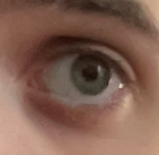
#> input picture EYE.png, 159 x 155 px
$ python script.py
#> lines starting #> are read from the running program, lines starting #| are printed output that depends on the picture; after the words box and inside, x2 and y2 are one past the last pixel; in counts of white or black regions, pixels touching at a corner belong together; long printed decimals are rounded
### components/pupil_detection.py
import numpy as np
import cv2
from math import sqrt
from queue import *

GRADIENT_THRESHOLD_VALUE = 10
BLUR_SIZE = 5
POSTPROCESSING_THRESHOLD_VALUE = 0.9
MAX_EYE_SIZE=10


class PupilDetection():
    def __init__(self, postprocessing=False) -> None:
        self.postprocessing = postprocessing
        pass

    def _test_possible_centers(self, x, y, gx, gy, out, weight):
        rows, cols = out.shape
        for row in range (rows):
            for col in range(cols):
                dx, dy = x-col, y-row

                if dx==0 and dy==0:
                    continue

                magnitude = sqrt((dx*dx)+(dy*dy))
                dx = dx/magnitude
                dy = dy/magnitude

                dot_product = max(0.0, dx * gx + dy * gy)

                out[row][col] += dot_product * dot_product * weight[row][col]

    def _get_magnitude_matrix(self, mat_x,mat_y):
        rows, cols, = np.shape(mat_x)
        matrix = np.zeros((rows,cols), dtype=np.float32)
        for row in range(rows):
            for col in range(cols):
                gx = mat_x[row][col]
                gy = mat_y[row][col]
                matrix[row][col]=sqrt((gx*gx)+(gy*gy))
        return matrix

    def _compute_dynamic_threshold(self, magnitude_matrix):
        (meanMagnGrad, meanMagnGrad) = cv2.meanStdDev(magnitude_matrix)
        stdDev=meanMagnGrad[0]/sqrt(magnitude_matrix.shape[0]*magnitude_matrix.shape[1])
        return GRADIENT_THRESHOLD_VALUE*stdDev+meanMagnGrad[0]

    # [34 lines left out: functions _flood_should_push_point, _flood_kill_edges, not called in this run]

    def _compute_gradient(self, img):
        out = np.zeros((img.shape[0],img.shape[1]),dtype=np.float32)
        if img.shape[0] < 2 or img.shape[1] < 2:
            print("EYES too small")
            return out
        for y in range(0,out.shape[0]):
            out[y][0]=img[y][1]-img[y][0]
            for x in range(1,out.shape[1]-1):
                out[y][x]=(img[y][x+1]-img[y][x-1])/2.0
            out[y][out.shape[1]-1]=img[y][out.shape[1]-1]-img[y][out.shape[1]-2]
        return out

    def detect_pupil (self, eye_image):
        if (len(eye_image.shape) <= 0 or eye_image.shape[0] <= 0 or eye_image.shape[1] <= 0):
            return (0, 0)
        eye_image = eye_image.astype(np.float32)
        scale_value=1.0
        if(eye_image.shape[0] > MAX_EYE_SIZE or eye_image.shape[1] > MAX_EYE_SIZE):
            scale_value=max(MAX_EYE_SIZE/float(eye_image.shape[0]),MAX_EYE_SIZE/float(eye_image.shape[1]))
            eye_image=cv2.resize(eye_image,None, fx=scale_value,fy= scale_value, interpolation = cv2.INTER_AREA)


        # compute gradient for each point
        grad_arr_x = self._compute_gradient(eye_image)
        grad_arr_y = np.transpose(self._compute_gradient(np.transpose(eye_image)))

        magnitude_matrix = self._get_magnitude_matrix(grad_arr_x, grad_arr_y)
        # find a threshold, element below that will be put to 0, scaled otherwise
        gradient_threshold = self._compute_dynamic_threshold(magnitude_matrix)

        for y in range(eye_image.shape[0]):
            for x in range(eye_image.shape[1]):
                if(magnitude_matrix[y][x]>gradient_threshold):
                    grad_arr_x[y][x]=grad_arr_x[y][x]/magnitude_matrix[y][x]
                    grad_arr_y[y][x]=grad_arr_y[y][x]/magnitude_matrix[y][x]
                else:
                    grad_arr_x[y][x]=0.0
                    grad_arr_y[y][x]=0.0

        #create weights
        weight = cv2.GaussianBlur(eye_image, (BLUR_SIZE, BLUR_SIZE), 0)

        # invert the weight matrix
        for y in range(weight.shape[0]):
            for x in range(weight.shape[1]):
                weight[y][x] = 255-weight[y][x]

        out_sum = np.zeros((eye_image.shape[0],eye_image.shape[1]), dtype=np.float32)
        out_sum_rows, out_sum_cols = np.shape(out_sum)

        # test every possible center
        for row in range (out_sum_rows):
            for col in range (out_sum_cols):
                gx = grad_arr_x[row][col]
                gy = grad_arr_y[row][col]
                if gx==0.0 and gy==0:
                    continue
                self._test_possible_centers(col, row, gx, gy, out_sum, weight)

        num_gradients = weight.shape[0]*weight.shape[1]
        out= np.divide(out_sum, num_gradients*10)

        _, max_val, _, max_p = cv2.minMaxLoc(out)


        #post_processing
        if self.postprocessing:
            flood_threshold = max_val*POSTPROCESSING_THRESHOLD_VALUE
            ret, flood_clone = cv2.threshold(out, flood_threshold, 0.0, cv2.THRESH_TOZERO)
            mask = self._flood_kill_edges(flood_clone)
            _, max_val, _, max_p = cv2.minMaxLoc(out, mask)

        max_p=(int(max_p[0]/scale_value),int(max_p[1]/scale_value))
        return max_p


### script.py
from components.pupil_detection import PupilDetection
import cv2


import cv2
import numpy as np
import math
import time
from queue import *

# test a possible center (x,y) are coors of possible
# center and gx and gy are the x and y components
# of the gradient of some other point x.
K_WEIGHT_DIVISOR = 1.0
K_FAST_WIDTH = 50
K_GRADIENT_THRESHOLD = 50.0
K_WEIGHT_BLUR_SIZE = 5
K_THRESHOLD_VALUE = 0.60
K_ENABLE_WEIGHT = True
K_POST_PROCESSING = True

# Helpers
def unscale_point(p, orig):
    px, py = p
    height, width = orig.shape
    ratio = K_FAST_WIDTH/width
    x = int(round(px / ratio))
    y = int(round(py / ratio))
    return (x,y)


def scale_to_fast_size(src):
    rows, cols = src.shape
    return cv2.resize(src, (K_FAST_WIDTH, int((K_FAST_WIDTH / cols) * rows)))


def test_possible_centers_formula(x, y, weight, gx, gy, arr):
    rows, cols = np.shape(arr)
    for cy in range(rows):
        for cx in range(cols):
            if x == cx and y == cy:
                continue
            dx = x - cx
            dy = y - cy

            magnitude = math.sqrt((dx * dx) + (dy * dy))
            dx = dx / magnitude
            dy = dy / magnitude
            dot_product = dx * gx + dy * gy
            dot_product = max(0.0, dot_product)
            if K_ENABLE_WEIGHT == True:
                arr[cy][cx] += dot_product * dot_product * (weight[cy][cx]/K_WEIGHT_DIVISOR)
            else:
                arr[cy][cx] += dot_product * dot_product
    return arr


def matrix_magnitude(mat_x, mat_y):
    rows, cols = np.shape(mat_x)
    res_arr = np.zeros((rows, cols))
    for y in range(rows):
        for x in range(cols):
            gX = mat_x[y][x]
            gY = mat_y[y][x]
            magnitude = math.sqrt((gX * gX) + (gY * gY))
            res_arr[y][x] = magnitude
    return res_arr


def compute_dynamic_threshold(mags_mat, std_dev_factor):
    mean_magn_grad, std_magn_grad = cv2.meanStdDev(mags_mat)
    rows, cols = np.shape(mags_mat)
    stddev = std_magn_grad[0] / math.sqrt(rows * cols)
    return std_dev_factor * stddev + mean_magn_grad[0]


def flood_should_push_point(dir, mat):
    px, py = dir
    rows, cols = np.shape(mat)
    if px >= 0 and px < cols and py >= 0 and py < rows:
        return True
    else:
        return False


def flood_kill_edges(mat):
    rows, cols = np.shape(mat)
    cv2.rectangle(mat, (0,0), (cols, rows), 255)
    mask = np.ones((rows, cols), dtype=np.uint8)
    mask = mask * 255
    to_do = Queue()
    to_do.put((0,0))
    while to_do.qsize() > 0:
        px,py = to_do.get()
        if mat[py][px] == 0:
            continue
        right = (px + 1, py)
        if flood_should_push_point(right, mat):
            to_do.put(right)
        left = (px - 1, py)
        if flood_should_push_point(left, mat):
            to_do.put(left)
        down = (px, py + 1)
        if flood_should_push_point(down, mat):
            to_do.put(down)
        top = (px, py - 1)
        if flood_should_push_point(top, mat):
            to_do.put(top)
        mat[py][px] = 0.0
        mask[py][px] = 0
    return mask


def compute_mat_x_gradient(mat):
    rows, cols = mat.shape
    out = np.zeros((rows, cols), dtype='float64')
    mat = mat.astype(float)
    for y in range(rows):
        out[y][0] = mat[y][1] - mat[y][1]
        for x in range(cols - 1):
            out[y][x] = (mat[y][x+1] - mat[y][x-1])/2.0
        out[y][cols - 1] = (mat[y][cols - 1] - mat[y][cols - 2])
    return out


def find_eye_center(img):
    # get row and column lengths
    rows, cols = np.asarray(img).shape

    # scale down eye image to manageable size
    resized = scale_to_fast_size(img)
    print(resized)
    resized_arr = np.asarray(resized)
    res_rows, res_cols = np.shape(resized_arr)

    # compute gradients for x and y components of each point
    grad_arr_x =(resized_arr)
    grad_arr_y = np.transpose(compute_mat_x_gradient(np.transpose(resized_arr)))

    # create a matrix composed of the magnitudes of the x and y gradients
    mags_mat = matrix_magnitude(grad_arr_x, grad_arr_y)
    print(mags_mat)
    # find a threshold value to get rid gradients that are below gradient threshold
    gradient_threshold = compute_dynamic_threshold(mags_mat, K_GRADIENT_THRESHOLD)
    # and now set those gradients to 0 if < gradient threshold and scale down other
    # gradients
    print(gradient_threshold)
    for y in range(res_rows):
        for x in range(res_cols):
            gX = grad_arr_x[y][x]
            gY = grad_arr_y[y][x]
            mag = mags_mat[y][x]
            if mag > gradient_threshold:
                grad_arr_x[y][x] = gX/mag
                grad_arr_y[y][x] = gY/mag
            else:
                grad_arr_x[y][x] = 0.0
                grad_arr_y[y][x] = 0.0

    # create a weighted image that has a gausian blur
    weight = cv2.GaussianBlur(resized, (K_WEIGHT_BLUR_SIZE, K_WEIGHT_BLUR_SIZE), 0, 0)
    weight_arr = np.asarray(weight)
    weight_rows, weight_cols = np.shape(weight_arr)
    # invert the weight matrix
    for y in range(weight_rows):
        for x in range(weight_cols):
            weight_arr[y][x] = 255-weight_arr[y][x]

    # create a matrix to store the results from test_possible_centers_formula
    out_sum = np.zeros((res_rows, res_cols))
    out_sum_rows, out_sum_cols = np.shape(out_sum)

    # call test_possible_centers for each point
    for y in range(weight_rows):
        for x in range(weight_cols):
            gX = grad_arr_x[y][x]
            gY = grad_arr_y[y][x]
            if gX == 0.0 and gY == 0.0:
                continue
            test_possible_centers_formula(x, y, weight_arr, gX, gY, out_sum)
    # average all values in out_sum and convert to float32. assign to 'out' matrix
    num_gradients = weight_rows * weight_cols
    out = out_sum.astype(np.float32)*(1/num_gradients)
    _, max_val, _, max_p = cv2.minMaxLoc(out)
    if K_POST_PROCESSING == True:
        flood_thresh = max_val * K_THRESHOLD_VALUE
        retval, flood_clone = cv2.threshold(out, flood_thresh, 0.0, cv2.THRESH_TOZERO)
        mask = flood_kill_edges(flood_clone)
        _, max_val, _, max_p = cv2.minMaxLoc(out, mask)

    x, y = unscale_point(max_p, img)
    return x,y


pupilDetection = PupilDetection()

img = cv2.imread('EYE.png',0)
#> img: shape (155, 159); min 16, max 221, mean 102.9
center = pupilDetection.detect_pupil(img)
#> in _compute_dynamic_threshold, `(meanMagnGrad, meanMagnGrad) = cv2.meanStdDev(magnitude_matrix)`: meanMagnGrad = [13.02]
#> in _compute_dynamic_threshold, `stdDev=meanMagnGrad[0]/sqrt(magnitude_matrix.shape[0]*magnitude_matrix..`: stdDev = [1.3]
#> in detect_pupil, `gradient_threshold = self._compute_dynamic_threshold(magnitude_matrix)`: gradient_threshold = [26.04]
#> center = (77, 46)
cv2.circle(img, center, 5, (255,0,0))
#> img: shape (155, 159); min 16, max 255, mean 103.1
center = find_eye_center(img)
#> (printed output is left out)
#> after the loop in matrix_magnitude, `for y in range(rows):`:
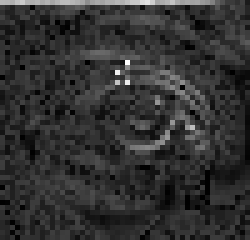
#> res_arr: shape (48, 50) float64 (shown 5 times larger); min 0, max 65.27, mean 12.8; drawn with min black and max white
#> (printed output is left out)
#> in compute_dynamic_threshold, `mean_magn_grad, std_magn_grad = cv2.meanStdDev(mags_mat)`: mean_magn_grad = [12.85]; std_magn_grad = [7.32]
#> in compute_dynamic_threshold, `stddev = std_magn_grad[0] / math.sqrt(rows * cols)`: stddev = [0.149]
#> in find_eye_center, `gradient_threshold = compute_dynamic_threshold(mags_mat, K_GRADIENT_TH..`: gradient_threshold = [20.31]
#| [20.315]
#> after the loop in find_eye_center, `for y in range(res_rows):`:
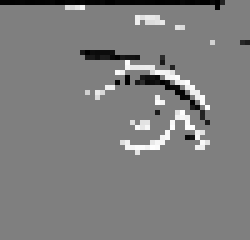
#> grad_arr_y: shape (48, 50) float64 (shown 5 times larger); min -1, max 1, mean -0.00403; drawn with min black and max white
#> in find_eye_center, `weight = cv2.GaussianBlur(resized, (K_WEIGHT_BLUR_SIZE, K_WEIGHT_BLUR_..`:
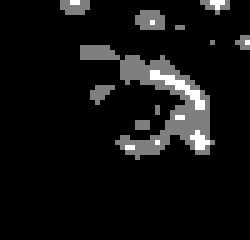
#> weight: shape (48, 50) (shown 5 times larger); min 0, max 2, mean 0.141; drawn with min black and max white
#> in find_eye_center, `num_gradients = weight_rows * weight_cols`: num_gradients = 2400
#> in find_eye_center, `out = out_sum.astype(np.float32)*(1/num_gradients)`:
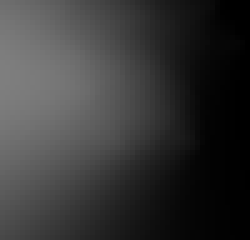
#> out: shape (48, 50) float32 (shown 5 times larger); min 0.061, max 126.9, mean 55.1
#> in find_eye_center, `_, max_val, _, max_p = cv2.minMaxLoc(out)`: max_val = 126.9; max_p = (0, 15)
#> in find_eye_center, `flood_thresh = max_val * K_THRESHOLD_VALUE`: flood_thresh = 76.11
#> in find_eye_center, `retval, flood_clone = cv2.threshold(out, flood_thresh, 0.0, cv2.THRESH..`:
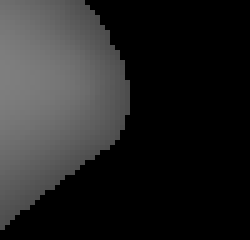
#> flood_clone: shape (48, 50) float32 (shown 5 times larger); min 0, max 126.9, mean 36.9
#> after the loop in flood_kill_edges, `while to_do.qsize() > 0:`:
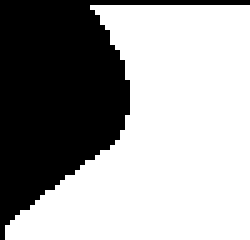
#> mask: shape (48, 50) (shown 5 times larger); 62.5% white; 1 black region, box (x1, y1, x2, y2) and area: (0, 0, 50, 48) 900
#> after the loop in flood_kill_edges, `while to_do.qsize() > 0:`: mat: shape (48, 50) float32; every value is 0
#> in find_eye_center, `_, max_val, _, max_p = cv2.minMaxLoc(out, mask)`: max_p = (22, 8)
#> in unscale_point, `px, py = p`: px = 22; py = 8
#> in unscale_point, `x = int(round(px / ratio))`: x = 70
#> in unscale_point, `y = int(round(py / ratio))`: y = 25
#> in find_eye_center, `x, y = unscale_point(max_p, img)`: x = 70; y = 25
#> center = (70, 25)
cv2.circle(img, center, 5, (255,0,0))
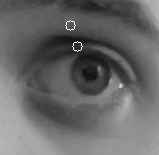
#> img: shape (155, 159); min 16, max 255, mean 103.3
cv2.imshow('final', img)
cv2.waitKey(0)

$ run again, with face1.png copied over EYE.png
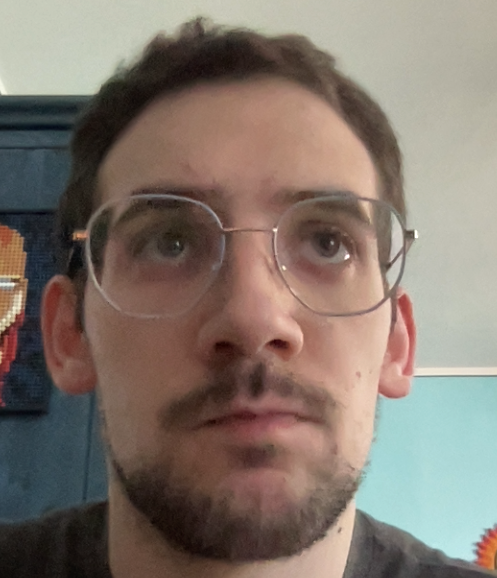
#> input picture face1.png, 497 x 578 px
#> `img = cv2.imread('EYE.png',0)`:
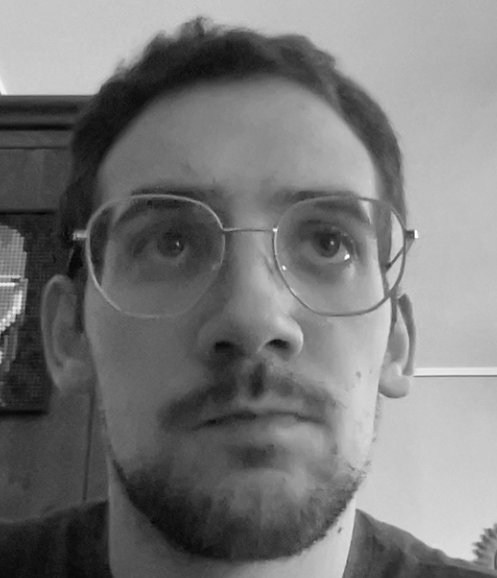
#> img: shape (578, 497); min 1, max 255, mean 120.3
#> meanMagnGrad = [24.97]
#> stdDev = [2.28]
#> in detect_pupil, `gradient_threshold = self._compute_dynamic_threshold(magnitude_matrix)`: gradient_threshold = [47.77]
#> center = (49, 546)
#> (printed output is left out)
#> (printed output is left out)
#> mean_magn_grad = [16.77]; std_magn_grad = [13.74]
#> stddev = [0.255]
#> in find_eye_center, `gradient_threshold = compute_dynamic_threshold(mags_mat, K_GRADIENT_TH..`: gradient_threshold = [29.52]
#| [29.520]
#> after the loop in flood_kill_edges, `while to_do.qsize() > 0:`:
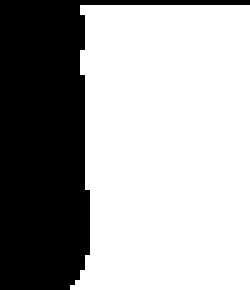
#> mask: shape (58, 50) (shown 5 times larger); 64.9% white; 1 black region, box (x1, y1, x2, y2) and area: (0, 0, 50, 58) 1018
